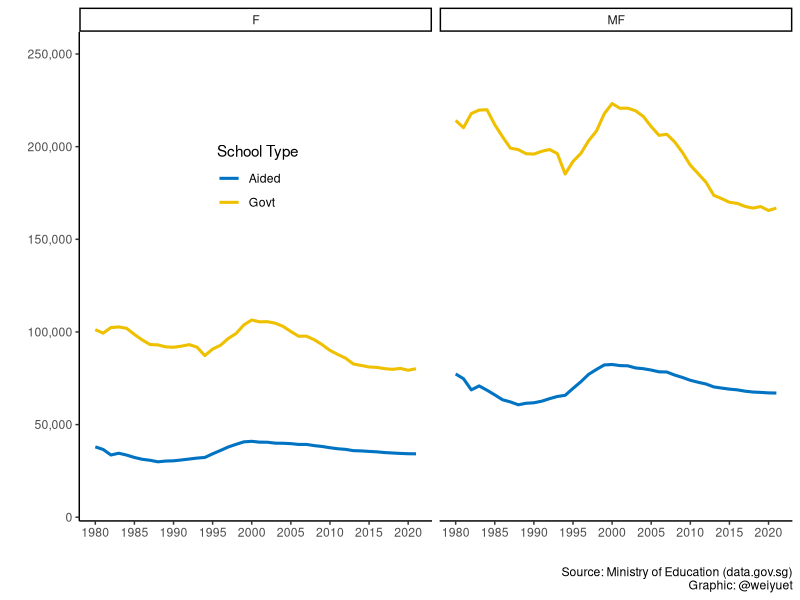
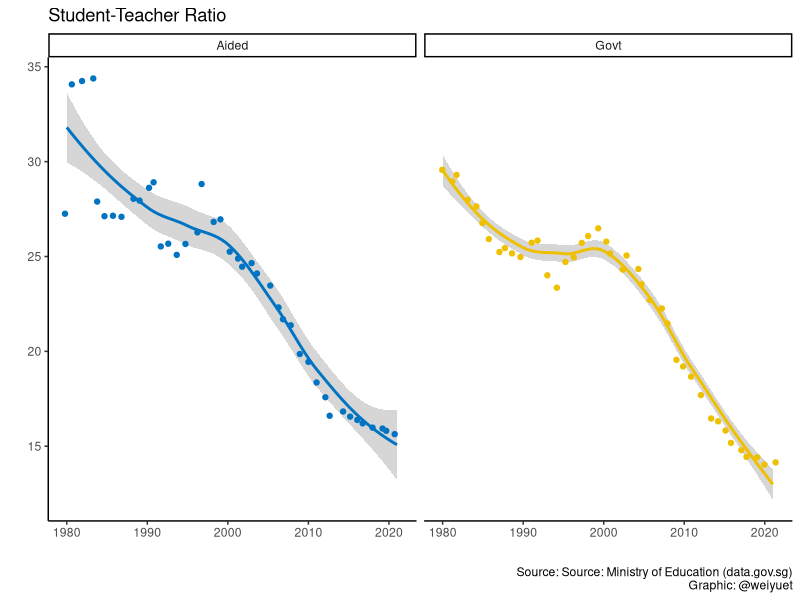
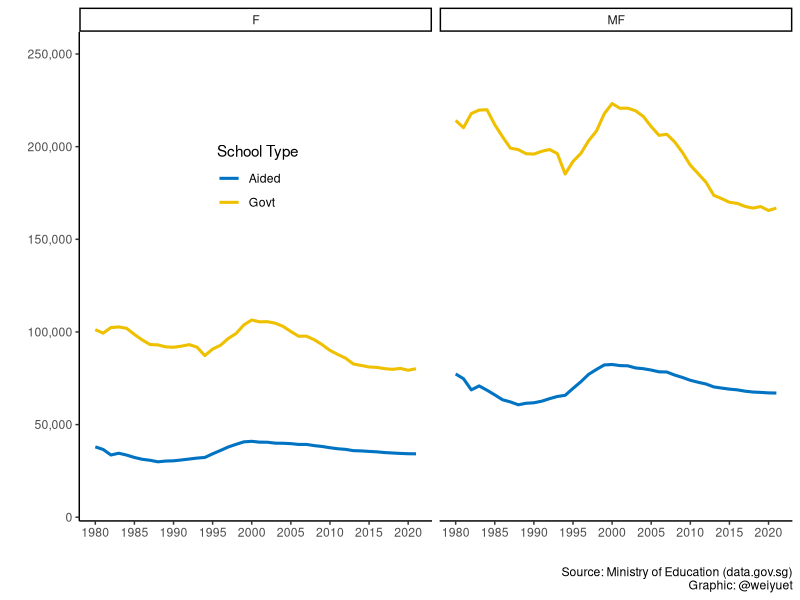
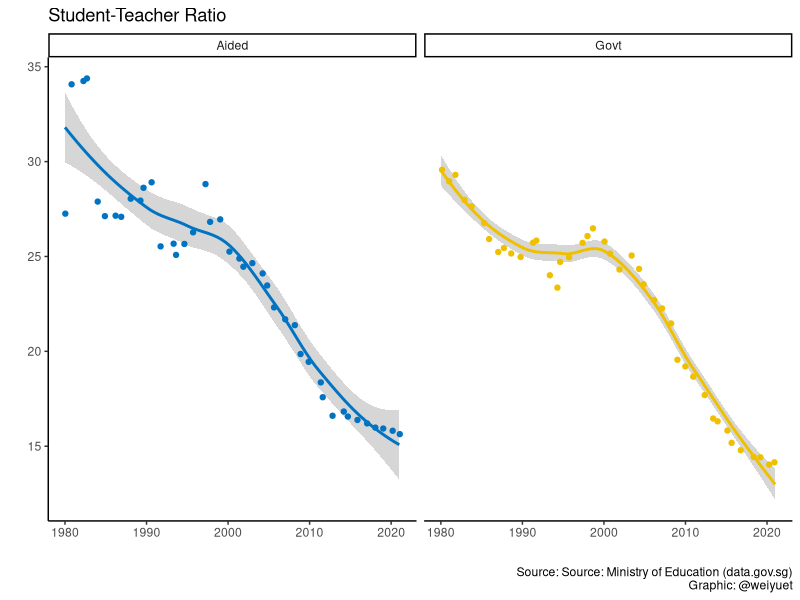

Write the R code that produced these figures, in order.
# Load libraries
library(tidyverse)
library(scales)
library(ggsci)

# Load data
students_and_teachers_primary_schools <- read_csv("data/students-and-teachers-in-schools/students-and-teachers-primary-schools.csv")

# Plot number of primary school students in government and aided schools
students_and_teachers_primary_schools %>% 
  ggplot(aes(x = year, y = students_pri,
             colour = school_type)) +
  geom_line(size = 1.05) +
  facet_wrap(~sex) +
  theme_classic() +
  theme(legend.position = c(0.25, 0.7)) +
  scale_colour_jco() +
  scale_x_continuous(breaks = seq(1980, 2020, 5)) +
  scale_y_continuous(labels = label_number(big.mark = ","), 
                     limits = c(10000, 250000)) +
  labs(x = "", y = "",
       colour = "School Type",
       caption = "Source: Ministry of Education (data.gov.sg)\nGraphic: @weiyuet")

# Save png
ggsave("figures/primary-school-students-in-govt-and-aided-schools.png", width = 8, height = 6)

# Wrangle data
# Calculate student-teacher ratio
students_and_teachers_primary_schools <- students_and_teachers_primary_schools %>% 
  mutate(student_teacher_ratio = students_pri/teachers_pri)

students_and_teachers_primary_schools %>% 
  filter(sex == "MF") %>%
  ggplot(aes( x = year, y = student_teacher_ratio, colour = school_type)) +
  geom_smooth() +
  geom_jitter() +
  facet_wrap(~school_type) +
  theme_classic() +
  theme(legend.position = "none") +
  scale_colour_jco() +
  labs(x = "", y = "",
       title = "Student-Teacher Ratio",
       caption = "Source: Source: Ministry of Education (data.gov.sg)\nGraphic: @weiyuet")

# Save png
ggsave("figures/student-teacher-ratio-primary-schools.png", width = 8, height = 6)
